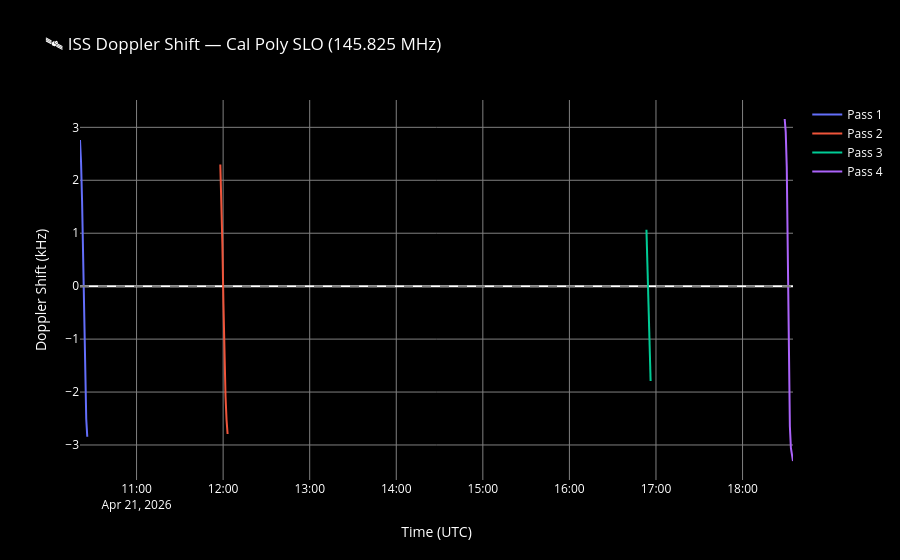

Notebook source saved alongside this figure:
### Code cell
import scipy.constants as const

f0 = 145.825e6  # Hz — ISS APRS downlink frequency
c  = const.c / 1000  # km/s

dt = duration_s / num_steps  # seconds per timestep

# Compute range at every timestep
R_e = 6371.0
ranges = np.array([
    np.sqrt(R_e**2 + (R_e + alts_24[i])**2 - 
            2 * R_e * (R_e + alts_24[i]) * 
            np.cos(np.arccos(np.clip(
                np.sin(gs_lat_rad)*np.sin(np.radians(lats_24[i])) +
                np.cos(gs_lat_rad)*np.cos(np.radians(lats_24[i]))*np.cos(np.radians(lons_24[i]) - gs_lon_rad),
            -1, 1))))
    for i in range(len(lats_24))
])

# Range rate via finite difference
range_rate = np.diff(ranges) / dt  # km/s
range_rate = np.append(range_rate, range_rate[-1])  # pad to same length

# Doppler shift
doppler_hz = -f0 * (range_rate / c)  # Hz

# Plot per pass
fig_doppler = go.Figure()

for i, (start, end) in enumerate(passes):
    t_plot  = [t.to_datetime(timezone.utc) for t in times_24[start:end+1]]
    d_slice = doppler_hz[start:end+1]

    fig_doppler.add_trace(go.Scatter(
        x=t_plot,
        y=d_slice / 1000,  # kHz
        mode='lines',
        name=f'Pass {i+1}',
        line=dict(width=2)
    ))

fig_doppler.add_hline(y=0, line_dash='dash', line_color='gray')

fig_doppler.update_layout(
    title=f'🛰️ ISS Doppler Shift — {gs_name} ({f0/1e6:.3f} MHz)',
    xaxis_title='Time (UTC)',
    yaxis_title='Doppler Shift (kHz)',
    paper_bgcolor='black',
    plot_bgcolor='black',
    font=dict(color='white'),
    xaxis=dict(gridcolor='gray'),
    yaxis=dict(gridcolor='gray'),
    legend=dict(bgcolor='black')
)

fig_doppler.show()

print(f"\nDoppler summary:")
print(f"{'Pass':<6} {'Max shift (kHz)':<20} {'Zero-crossing (TCA approx)'}")
print("-" * 60)
for i, (start, end) in enumerate(passes):
    d_slice = doppler_hz[start:end+1]
    print(f"{i+1:<6} {max(abs(d_slice))/1000:<20.2f} {times_24[start + np.argmin(np.abs(d_slice))].iso}")

### Figure 1 — Plotly figure (JSON) as saved in the notebook; plotly's stock layout.template omitted (floating-point values rounded to 4 significant figures)
{"data": [{"line": {"width": 2}, "mode": "lines", "name": "Pass 1", "type": "scatter", "x": ["2026-04-21T10:20:47.774048+00:00", "2026-04-21T10:21:30.995659+00:00", "2026-04-21T10:22:14.217270+00:00", "2026-04-21T10:22:57.438881+00:00", "2026-04-21T10:23:40.660492+00:00", "2026-04-21T10:24:23.882102+00:00", "2026-04-21T10:25:07.103713+00:00", "2026-04-21T10:25:50.325324+00:00"], "y": [2.759, 2.345, 1.605, 0.4448, -0.877, -1.899, -2.509, -2.845]}, {"line": {"width": 2}, "mode": "lines", "name": "Pass 2", "type": "scatter", "x": ["2026-04-21T11:58:02.691507+00:00", "2026-04-21T11:58:45.913118+00:00", "2026-04-21T11:59:29.134729+00:00", "2026-04-21T12:00:12.356340+00:00", "2026-04-21T12:00:55.577950+00:00", "2026-04-21T12:01:38.799561+00:00", "2026-04-21T12:02:22.021172+00:00", "2026-04-21T12:03:05.242783+00:00"], "y": [2.299, 1.695, 0.7851, -0.3298, -1.35, -2.075, -2.524, -2.793]}, {"line": {"width": 2}, "mode": "lines", "name": "Pass 3", "type": "scatter", "x": ["2026-04-21T16:53:23.551937+00:00", "2026-04-21T16:54:06.773548+00:00", "2026-04-21T16:54:49.995159+00:00", "2026-04-21T16:55:33.216770+00:00", "2026-04-21T16:56:16.438381+00:00"], "y": [1.066, 0.3141, -0.4875, -1.216, -1.793]}, {"line": {"width": 2}, "mode": "lines", "name": "Pass 4", "type": "scatter", "x": ["2026-04-21T18:29:12.026174+00:00", "2026-04-21T18:29:55.247785+00:00", "2026-04-21T18:30:38.469396+00:00", "2026-04-21T18:31:21.691007+00:00", "2026-04-21T18:32:04.912618+00:00", "2026-04-21T18:32:48.134228+00:00", "2026-04-21T18:33:31.355839+00:00", "2026-04-21T18:34:14.577450+00:00", "2026-04-21T18:34:57.799061+00:00"], "y": [3.157, 2.91, 2.25, 0.5932, -1.533, -2.651, -3.061, -3.227, -3.302]}], "layout": {"font": {"color": "white"}, "legend": {"bgcolor": "black"}, "paper_bgcolor": "black", "plot_bgcolor": "black", "shapes": [{"line": {"color": "gray", "dash": "dash"}, "type": "line", "x0": 0, "x1": 1, "xref": "x domain", "y0": 0, "y1": 0, "yref": "y"}], "title": {"text": "🛰️ ISS Doppler Shift — Cal Poly SLO (145.825 MHz)"}, "xaxis": {"gridcolor": "gray", "title": {"text": "Time (UTC)"}}, "yaxis": {"gridcolor": "gray", "title": {"text": "Doppler Shift (kHz)"}}}}
